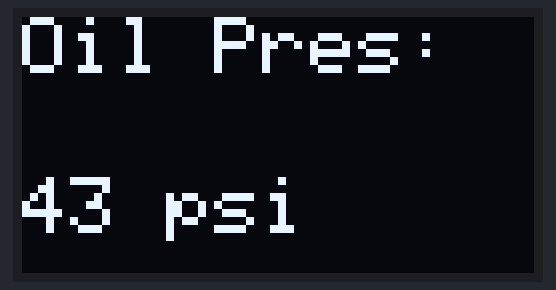
Bench run of a sketch on a simulated Arduino Uno, built with avr-gcc and run on an emulated ATmega328P. Shown: 128×64 one-colour display. The display library's start-up logo is not drawn.

Above: at 0.4 s.

The sketch:

128x64_OLED_Display.ino
```cpp
#include <SPI.h>
#include <Wire.h>
#include <Adafruit_GFX.h>
#include <Adafruit_SSD1306.h>
#define SCREEN_WIDTH 128 // OLED display width, in pixels
#define SCREEN_HEIGHT 64 // OLED display height, in pixels
// Declaration for an SSD1306 display connected to I2C (SDA, SCL pins)
// The pins for I2C are defined by the Wire-library.
// On an arduino UNO:       A4(SDA), A5(SCL)
#define OLED_RESET     -1 // Reset pin # (or -1 if sharing Arduino reset pin)
#define SCREEN_ADDRESS 0x3C ///< See datasheet for Address; 0x3D for 128x64, 0x3C for 128x32
Adafruit_SSD1306 display(SCREEN_WIDTH, SCREEN_HEIGHT, &Wire, OLED_RESET);


void setup() {
  Serial.begin(9600);
  // SSD1306_SWITCHCAPVCC = generate display voltage from 3.3V internally
  if(!display.begin(SSD1306_SWITCHCAPVCC, SCREEN_ADDRESS)) {
    Serial.println(F("SSD1306 allocation failed"));
    for(;;); // Don't proceed, loop forever
}

// You MUST call display() after drawing commands to make them visible on screen!
  display.display();
  delay(250); // Pause for 2 seconds

  // Clear the buffer
  display.clearDisplay();

  // Draw a single pixel in white
  display.drawPixel(10, 10, SSD1306_WHITE);
  display.display();
}
void loop() {
  display.clearDisplay();  // Clear display buffer
  display.setTextSize(2); //Normal 1:1 pixel scale; 2 = 2xpixel height
  display.setTextColor(SSD1306_WHITE); // Draw white text
  display.setCursor(0,0); // start at top left corner
  display.cp437(true);  // use full 256 char 'code page 437' font
  display.write("Oil Pres: ");
  display.setCursor(0,40); // start at top left corner
  display.write( "43 psi");
  display.display();


}
```
